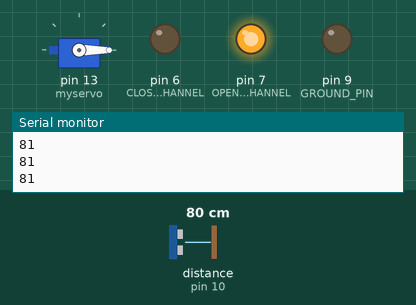
Recording of a sketch running on a simulated Arduino Uno, built with avr-gcc and run on an emulated ATmega328P. Parts: servo, output pins drawn as LEDs (lit = HIGH), the last lines printed to the serial monitor. Inputs (shaded band) come from the test bench; at power-on: distance to the obstacle (sensor on pin 10) 80 cm. The echo pulse lasts 58.3 µs per cm; pins used as bus, display or sensor lines are not drawn.

Above: at 1.2 s.
1.3 s: distance to the obstacle (sensor on pin 10) set to 16 cm
4.3 s: distance to the obstacle (sensor on pin 10) set to 13 cm
At 8.1 s:
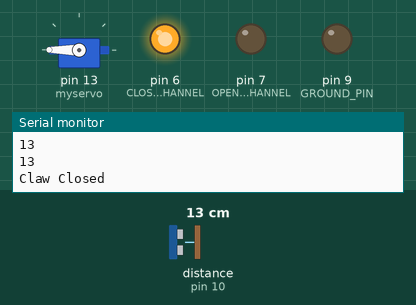
At 11.9 s:
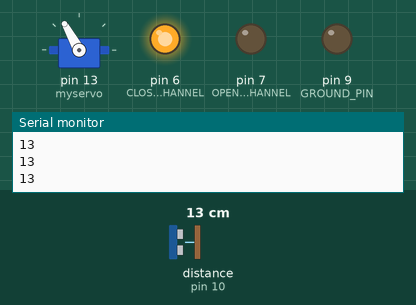
Timing chart, 0 to 13.3 s (numbered marks = the images above; inputs shaded):
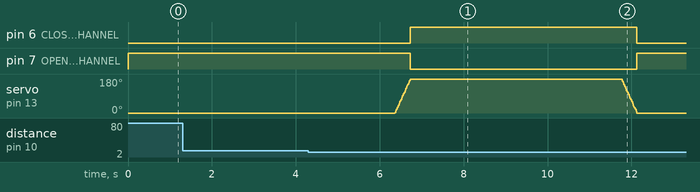

Measured:
- the behaviour switches between 15 and 14 cm on distance to the obstacle (sensor on pin 10) (found by bisection; images 0 and 1)
- after the input at 4.3 s, pin 6 (CLOSED_LIGHT_CHANNEL): LOW → HIGH after 2.4 s, → LOW 5.4 s later; pin 7 (OPEN_LIGHT_CHANNEL): HIGH → LOW after 2.4 s, → HIGH 5.4 s later; servo on pin 13 (myservo): rises from 0° to 180° in 0.37 s, then falls to 0° in 5.4 s

The sketch:

Autonomous_Claw.ino
```cpp
// Preprocessor Directives
#include <NewPing.h>
#include <Servo.h>

// Definitions
#define OPEN_LIGHT_CHANNEL 7
#define CLOSED_LIGHT_CHANNEL 6

#define VCC_PIN 12
#define TRIGGER_PIN 11    // sonar trigger pin will be attached to Arduino pin 11
#define ECHO_PIN 10       // sonar echo pint will be attached to Arduino pin 10
#define GROUND_PIN 9

#define ON 1
#define OFF 0

#define OPEN 0
#define CLOSED 1

#define MAX_DISTANCE 500  // maximum distance set to 500 cm

#define MAX_READINGS 10

//Sonar Setup
NewPing sonar(TRIGGER_PIN, ECHO_PIN, MAX_DISTANCE); // initialize NewPing

//Servo Setup
Servo myservo;  // create servo object to control a servo
// twelve servo objects can be created on most boards

void setup() {
  // put your setup code here, to run once:

  //Lights
  pinMode(OPEN_LIGHT_CHANNEL, OUTPUT);
  pinMode(CLOSED_LIGHT_CHANNEL, OUTPUT);

  //initial condition of lights
  digitalWrite(OPEN_LIGHT_CHANNEL, HIGH);
  digitalWrite(CLOSED_LIGHT_CHANNEL, LOW);

  //Sonar sensor
  Serial.begin(9600);
  pinMode(ECHO_PIN, INPUT) ;
  pinMode(TRIGGER_PIN, OUTPUT) ;
  pinMode(GROUND_PIN, OUTPUT);    // tell pin 10 it is going to be an output
  pinMode(VCC_PIN, OUTPUT);       // tell pin 13 it is going to be an output
  digitalWrite(GROUND_PIN,LOW);   // tell pin 10 to output LOW (OV, or ground)
  digitalWrite(VCC_PIN, HIGH) ;   // tell pin 13 to output HIGH (+5V)

  // Servo
  myservo.attach(13);  // attaches the servo on pin 13 to the servo object
  myservo.write(0);   // sets servo to 0 degrees at startup

}

void loop() {
  // put your main code here, to run repeatedly:


  int claw_status = OPEN;        //0 means open, 1 means closed
  double sum_readings;           // sum of 10 consecutive readings
  double average_reading;        // average out of 10 consecutive readings

  while(1) {    //infinite loop

    sum_readings = 0.0;

    // Obtain sum of 10 consecutive readings
    for (int i = 0; i < MAX_READINGS; i++) {
      int DISTANCE_IN_CM = sonar.ping_cm();
      Serial.println(DISTANCE_IN_CM);
      sum_readings += DISTANCE_IN_CM;
      delay(1);
    }

    // obtain average reading
    average_reading = sum_readings / MAX_READINGS;


    //if claw is open and ground is sensed
    if ((average_reading < 15) && (claw_status == OPEN)) {

      delay(2000);  //2 second delay after sensing ground

      for (int i = 0; i <= 180; i++) {
          myservo.write(i);
          delay(2);  //delay 2 ms per degree turn
      }

      // Turn Closed light on and open light off
      digitalWrite(CLOSED_LIGHT_CHANNEL, HIGH);
      digitalWrite(OPEN_LIGHT_CHANNEL, LOW);

      claw_status = CLOSED;
      Serial.println("Claw Closed");

      delay(3000);    // 3 Second delay so claw doesn't immediately sense ground again
    }

    //if claw is open and ground is sensed
    else if ((average_reading < 15) && (claw_status == CLOSED)) {

      delay(2000);  //2 second delay after sensing ground

      for (int i = 180; i >= 0; i--) {
          myservo.write(i);
          delay(2);  //delay 2 ms per degree turn
      }

      // Turn Closed light off and open light on
      digitalWrite(CLOSED_LIGHT_CHANNEL, LOW);
      digitalWrite(OPEN_LIGHT_CHANNEL, HIGH);

      claw_status = OPEN;
      Serial.println("Claw Open");
      delay(3000);      // 3 Second delay so claw doesn't immediately sense ground again
    }
  }
}
```
